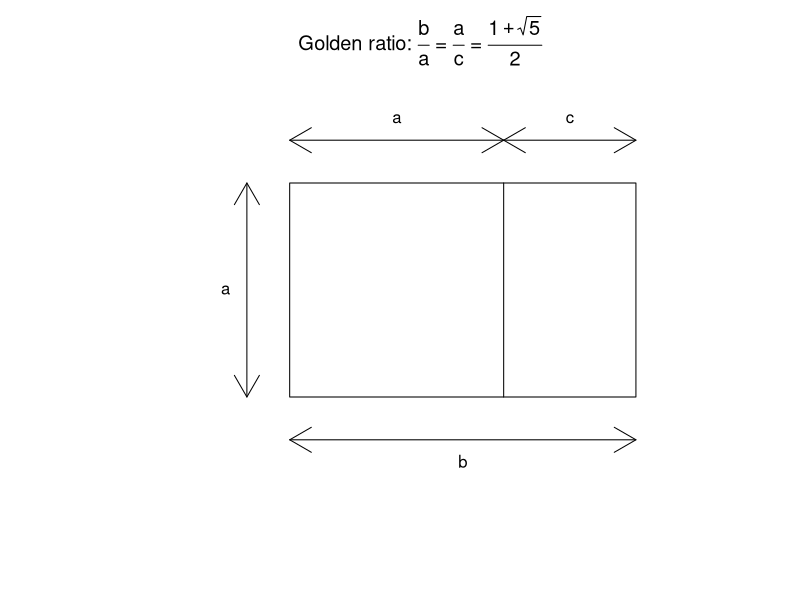

Recreate this plot in R.
rho <- (1+sqrt(5))/2
plot(c(-0.4,rho), c(-0.4,1.4), asp=1, axes=F, type="n", xlab="", ylab="", mar=c(1, 1, 1 ,1),
main=expression(paste("Golden ratio: ", frac(b,a), " = ", frac(a,c), " = ", frac(1+sqrt(5),2))))
lines(c(0, rho, rho, 0, 0), c(0, 0, 1, 1, 0))
lines(c(1, 1), c(0, 1))
arrows(c(0, -0.2, 0, 1), c(-0.2, 0, 1.2, 1.2), c(rho, -0.2, 1, rho), c(-0.2, 1, 1.2, 1.2), code=3)
text(c(rho/2, -0.3, 0.5, 1+(rho-1)/2), c(-0.3, 0.5, 1.3, 1.3), c("b", "a", "a", "c"))


